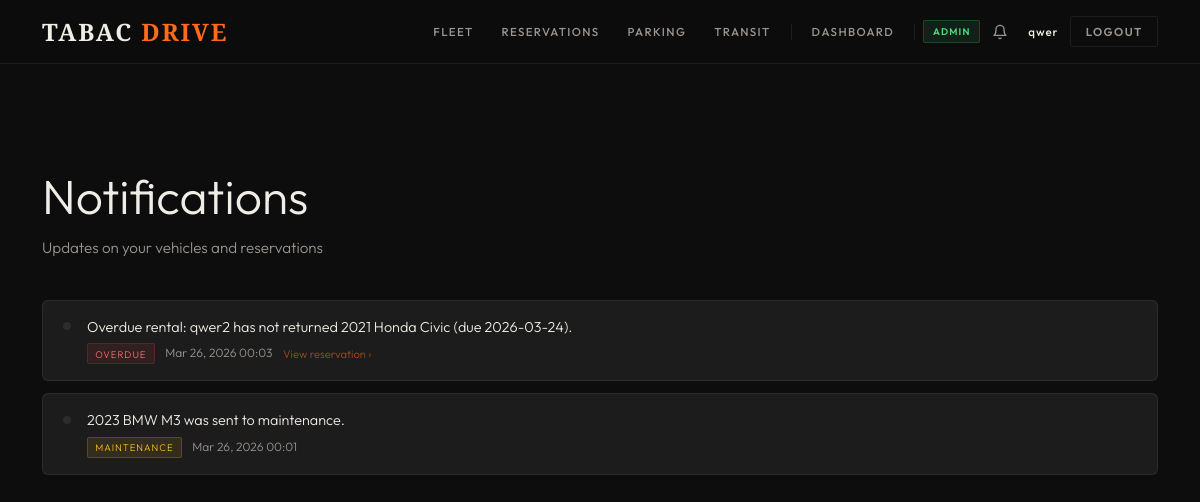
Screenshot of /notifications/ (signed in) with the database file from the repository.
### users/models.py (models this page shows, shortened)
class User(AbstractUser):
    ROLE_COMMUTER = "COMMUTER"
    ROLE_PROVIDER = "PROVIDER"
    ROLE_ADMIN = "ADMIN"
    ROLE_CHOICES = [
        (ROLE_COMMUTER, "Commuter"),
        (ROLE_PROVIDER, "Mobility Provider"),
        (ROLE_ADMIN, "City Admin"),
    ]
    CITY_CHOICES = [
        ("MTL", "Montreal"),
        ("LAV", "Laval"),
        ("LON", "Longueuil"),
        ("QC",  "Quebec City"),
        ("GAT", "Gatineau"),
        ("SHE", "Sherbrooke"),
    ]
    MOBILITY_CHOICES = [
        ("CAR",     "Car"),
        ("BIKE",    "Bike"),
        ("SCOOTER", "Scooter"),
    ]
    email = models.EmailField(unique=True)
    address = AddressField(null=True, blank=True, on_delete=models.SET_NULL)
    phone_number = PhoneNumberField(region="CA", blank=True, null=True)
    role = models.CharField(max_length=10, choices=ROLE_CHOICES, default=ROLE_COMMUTER)
    preferred_city = models.CharField(max_length=5, choices=CITY_CHOICES, blank=True, default="")
    preferred_mobility_type = models.CharField(max_length=10, choices=MOBILITY_CHOICES, blank=True, default="")
    @property
    def is_commuter(self):
        return self.role == self.ROLE_COMMUTER
    @property
    def is_provider(self):
        return self.role == self.ROLE_PROVIDER
    @property
    def is_city_admin(self):
        return self.role == self.ROLE_ADMIN

### booking/models.py (models this page shows, shortened)
class Notification(models.Model):
    EVENT_MAINTENANCE    = "MAINTENANCE"
    EVENT_AVAILABLE      = "AVAILABLE"
    EVENT_RETURNED       = "RETURNED"
    EVENT_RECOMMENDATION = "RECOMMENDATION"
    user = models.ForeignKey(
        settings.AUTH_USER_MODEL,
        on_delete=models.CASCADE,
        related_name="notifications",
    )
    vehicle = models.ForeignKey(
        Vehicle,
        null=True, blank=True,
        on_delete=models.SET_NULL,
        related_name="notifications",
    )
    reservation = models.ForeignKey(
        "Reservation",
        null=True, blank=True,
        on_delete=models.SET_NULL,
        related_name="notifications",
    )
    message = models.CharField(max_length=300)
    event_type = models.CharField(max_length=20)
    is_read = models.BooleanField(default=False)
    created_at = models.DateTimeField(auto_now_add=True)
    class Meta:
        ordering = ["-created_at"]

### booking/views/analytics_views.py (the view)
# urls.py: path("notifications/", views.notifications, name="notifications"),
@login_required
def notifications(request):
    Notification.objects.filter(user=request.user, is_read=False).update(is_read=True)
    notifs = Notification.objects.filter(user=request.user).select_related("vehicle")[:50]
    return render(request, "booking/notifications.html", {"notifs": notifs})

### booking/context_processors.py (called while the page is built)
def unread_notifications(request):
    if request.user.is_authenticated:
        count = Notification.objects.filter(user=request.user, is_read=False).count()
        return {"unread_notifications": count}
    return {"unread_notifications": 0}

### booking/templates/booking/notifications.html (shortened to what this page needs)
{% extends "base.html" %}
{% block content %}
<div class="page-wrap">
    <div class="container">
        <p class="page-title">Notifications</p>
        <p class="page-subtitle">Updates on your vehicles and reservations</p>
        {% if notifs %}
            <div class="notif-list">
                {% for n in notifs %}
                {% if n.reservation %}
                <a href="{% url 'reservation_detail' n.reservation.id %}" class="notif-item">
                {% else %}
                <div class="notif-item">
                {% endif %}
                    <div class="notif-dot"></div>
                    <div class="notif-body">
                        <div class="notif-msg">{{ n.message }}</div>
                        <div class="notif-meta">
                            <span class="notif-tag tag-{{ n.event_type|lower }}">{{ n.event_type }}</span>
                            {{ n.created_at|date:"M d, Y H:i" }}
                            {% if n.reservation %}<span style="color:rgba(255,107,26,0.6); margin-left:0.5rem; font-size:0.7rem;">View reservation &rsaquo;</span>{% endif %}
                        </div>
                    </div>
                {% if n.reservation %}
                </a>
                {% else %}
                </div>
                {% endif %}
                {% endfor %}
            </div>
        {% endif %}
    </div>
</div>
{% endblock %}

### Rentals/templates/base.html (shortened to what this page needs)
<!DOCTYPE html>
<html lang="en">
<head>
    <link href="https://cdn.jsdelivr.net/npm/bootstrap@5.3.3/dist/css/bootstrap.min.css" rel="stylesheet"/>
</head>
<body>
<nav class="navbar-apex">
    <div class="container">
        <div class="d-flex align-items-center justify-content-between gap-3">
            <a href="{% url 'home' %}" class="nav-brand">TABAC <span>DRIVE</span></a>
            <div class="nav-links">
                {% if user.is_authenticated %}
                    <a href="{% url 'vehicle_list' %}"
                       class="nav-link-apex {% block nav_fleet %}{% endblock %}">Fleet</a>
                    <a href="{% url 'my_reservations' %}"
                       class="nav-link-apex {% block nav_reservations %}{% endblock %}">Reservations</a>
                    <a href="{% url 'parking' %}"
                       class="nav-link-apex {% block nav_parking %}{% endblock %}">Parking</a>
                    <a href="{% url 'transit' %}"
                       class="nav-link-apex {% block nav_transit %}{% endblock %}">Transit</a>
                    <a href="{% url 'role_dashboard' %}"
                       class="nav-link-apex {% block nav_dashboard %}{% endblock %}">Dashboard</a>
                    {% if user.is_commuter %}
                        <span class="role-badge role-badge-commuter d-none d-lg-block">Commuter</span>
                    {% elif user.is_provider %}
                        <span class="role-badge role-badge-provider d-none d-lg-block">Provider</span>
                    {% elif user.is_city_admin %}
                        <span class="role-badge role-badge-admin d-none d-lg-block">Admin</span>
                    {% endif %}
                    <a href="{% url 'notifications' %}" class="nav-bell" title="Notifications">
                        <svg viewBox="0 0 24 24" fill="none" stroke="currentColor" stroke-width="2" stroke-linecap="round" stroke-linejoin="round">
                            <path d="M18 8A6 6 0 0 0 6 8c0 7-3 9-3 9h18s-3-2-3-9"/>
                            <path d="M13.73 21a2 2 0 0 1-3.46 0"/>
                        </svg>
                    </a>
                    <a href="{% url 'profile_settings' %}" class="nav-username d-none d-lg-block" style="text-decoration:none;color:inherit">{{ user.username }}</a>
                    <form method="post" action="{% url 'logout' %}" class="m-0 p-0">
                        <button type="submit" class="btn-nav-logout">Logout</button>
                    </form>
                {% else %}
                    <a href="{% url 'login' %}" class="nav-link-apex">Sign In</a>
                    <a href="{% url 'register' %}" class="nav-link-apex">Register</a>
                {% endif %}
            </div>
        </div>
    </div>
</nav>
<div class="container py-4">
</div>
{% block content %}{% endblock %}
</body>
</html>

### rows the page displays
User: username "qwer"
Notification: message "Overdue rental: qwer2 has not returned 2021 Honda Civic (due 2026-03-24).", event_type "OVERDUE", created_at "Mar 26, 2026 00:03", shows "View reservation ›"
Notification: message "2023 BMW M3 was sent to maintenance.", event_type "MAINTENANCE", created_at "Mar 26, 2026 00:01"
